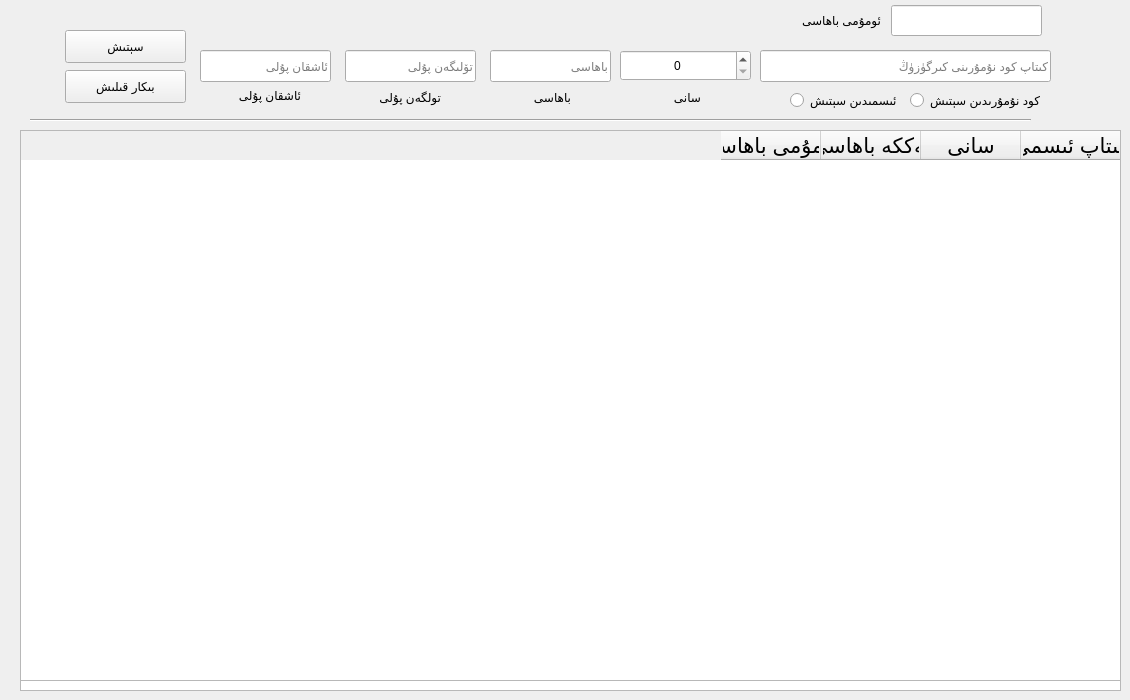
      <widget class="QWidget" name="tab_8">
       <attribute name="title">
        <string>كىتاپ سېتىش</string>
       </attribute>
       <widget class="QTableWidget" name="tableWidget">
        <property name="geometry">
         <rect>
          <x>20</x>
          <y>130</y>
          <width>1101</width>
          <height>561</height>
         </rect>
        </property>
        <property name="layoutDirection">
         <enum>Qt::RightToLeft</enum>
        </property>
        <column>
         <property name="text">
          <string>كىتاپ ئىسمى</string>
         </property>
        </column>
        <column>
         <property name="text">
          <string>سانى</string>
         </property>
        </column>
        <column>
         <property name="text">
          <string>يەككە باھاسى</string>
         </property>
        </column>
        <column>
         <property name="text">
          <string>ئومۇمى باھاسى</string>
         </property>
        </column>
        <column>
         <property name="text">
          <string>ساتقۇچى</string>
         </property>
        </column>
        <column>
         <property name="text">
          <string>ۋاقتى</string>
         </property>
        </column>
       </widget>
       <widget class="QLineEdit" name="lineEdit">
        <property name="geometry">
         <rect>
          <x>760</x>
          <y>50</y>
          <width>291</width>
          <height>32</height>
         </rect>
        </property>
        <property name="placeholderText">
         <string>كىتاپ كود نۇمۇرىنى كىرگۈزۈڭ</string>
        </property>
       </widget>
       <widget class="QPushButton" name="pushButton_7">
        <property name="geometry">
         <rect>
          <x>65</x>
          <y>30</y>
          <width>121</width>
          <height>33</height>
         </rect>
        </property>
        <property name="font">
         <font>
          <kerning>false</kerning>
         </font>
        </property>
        <property name="text">
         <string>سېتىش</string>
        </property>
       </widget>
       <widget class="QLineEdit" name="lineEdit_2">
        <property name="geometry">
         <rect>
          <x>490</x>
          <y>50</y>
          <width>121</width>
          <height>32</height>
         </rect>
        </property>
        <property name="placeholderText">
         <string>باھاسى</string>
        </property>
       </widget>
       <widget class="QLineEdit" name="lineEdit_3">
        <property name="geometry">
         <rect>
          <x>345</x>
          <y>50</y>
          <width>131</width>
          <height>32</height>
         </rect>
        </property>
        <property name="placeholderText">
         <string>تۆلىگەن پۇلى</string>
        </property>
       </widget>
       <widget class="QLineEdit" name="lineEdit_4">
        <property name="geometry">
         <rect>
          <x>200</x>
          <y>50</y>
          <width>131</width>
          <height>32</height>
         </rect>
        </property>
        <property name="placeholderText">
         <string>ئاشقان پۇلى</string>
        </property>
       </widget>
       <widget class="QPushButton" name="pushButton_16">
        <property name="geometry">
         <rect>
          <x>65</x>
          <y>70</y>
          <width>121</width>
          <height>33</height>
         </rect>
        </property>
        <property name="font">
         <font>
          <kerning>false</kerning>
         </font>
        </property>
        <property name="text">
         <string>بىكار قىلىش</string>
        </property>
       </widget>
       <widget class="QRadioButton" name="radioButton_7">
        <property name="geometry">
         <rect>
          <x>790</x>
          <y>90</y>
          <width>121</width>
          <height>20</height>
         </rect>
        </property>
        <property name="text">
         <string>ئىسمىدىن سېتىش</string>
        </property>
       </widget>
       <widget class="QRadioButton" name="radioButton_8">
        <property name="geometry">
         <rect>
          <x>910</x>
          <y>90</y>
          <width>141</width>
          <height>20</height>
         </rect>
        </property>
        <property name="text">
         <string>كود نۇمۇرىدىن سېتىش</string>
        </property>
       </widget>
       <widget class="QLabel" name="label_18">
        <property name="geometry">
         <rect>
          <x>530</x>
          <y>87</y>
          <width>41</width>
          <height>20</height>
         </rect>
        </property>
        <property name="styleSheet">
         <string notr="true">color: rgb(0, 0, 0);</string>
        </property>
        <property name="text">
         <string>باھاسى</string>
        </property>
       </widget>
       <widget class="QLabel" name="label_19">
        <property name="geometry">
         <rect>
          <x>670</x>
          <y>87</y>
          <width>31</width>
          <height>20</height>
         </rect>
        </property>
        <property name="styleSheet">
         <string notr="true">color: rgb(0, 0, 0);</string>
        </property>
        <property name="text">
         <string>سانى</string>
        </property>
       </widget>
       <widget class="QLabel" name="label_20">
        <property name="geometry">
         <rect>
          <x>370</x>
          <y>87</y>
          <width>71</width>
          <height>20</height>
         </rect>
        </property>
        <property name="styleSheet">
         <string notr="true">color: rgb(0, 0, 0);</string>
        </property>
        <property name="text">
         <string>تولگەن پۇلى</string>
        </property>
       </widget>
       <widget class="QLabel" name="label_21">
        <property name="geometry">
         <rect>
          <x>230</x>
          <y>87</y>
          <width>71</width>
          <height>16</height>
         </rect>
        </property>
        <property name="styleSheet">
         <string notr="true">color: rgb(0, 0, 0);</string>
        </property>
        <property name="text">
         <string>ئاشقان پۇلى</string>
        </property>
       </widget>
       <widget class="QTableWidget" name="tableWidget_10">
        <property name="geometry">
         <rect>
          <x>20</x>
          <y>130</y>
          <width>1101</width>
          <height>551</height>
         </rect>
        </property>
        <property name="font">
         <font>
          <pointsize>16</pointsize>
         </font>
        </property>
        <property name="layoutDirection">
         <enum>Qt::RightToLeft</enum>
        </property>
        <column>
         <property name="text">
          <string>كىتاپ ئىسمى</string>
         </property>
        </column>
        <column>
         <property name="text">
          <string>سانى</string>
         </property>
        </column>
        <column>
         <property name="text">
          <string>يەككە باھاسى</string>
         </property>
        </column>
        <column>
         <property name="text">
          <string>ئومۇمى باھاسى</string>
         </property>
        </column>
       </widget>
       <widget class="QLineEdit" name="lineEdit_19">
        <property name="geometry">
         <rect>
          <x>891</x>
          <y>5</y>
          <width>151</width>
          <height>31</height>
         </rect>
        </property>
        <property name="cursorPosition">
         <number>0</number>
        </property>
       </widget>
       <widget class="QLabel" name="label_22">
        <property name="geometry">
         <rect>
          <x>800</x>
          <y>10</y>
          <width>81</width>
          <height>20</height>
         </rect>
        </property>
        <property name="text">
         <string>ئومۇمى باھاسى</string>
        </property>
       </widget>
       <widget class="Line" name="line">
        <property name="geometry">
         <rect>
          <x>30</x>
          <y>110</y>
          <width>1001</width>
          <height>20</height>
         </rect>
        </property>
        <property name="orientation">
         <enum>Qt::Horizontal</enum>
        </property>
       </widget>
       <widget class="QSpinBox" name="spinBox">
        <property name="geometry">
         <rect>
          <x>620</x>
          <y>50</y>
          <width>131</width>
          <height>31</height>
         </rect>
        </property>
        <property name="alignment">
         <set>Qt::AlignCenter</set>
        </property>
       </widget>
      </widget>
